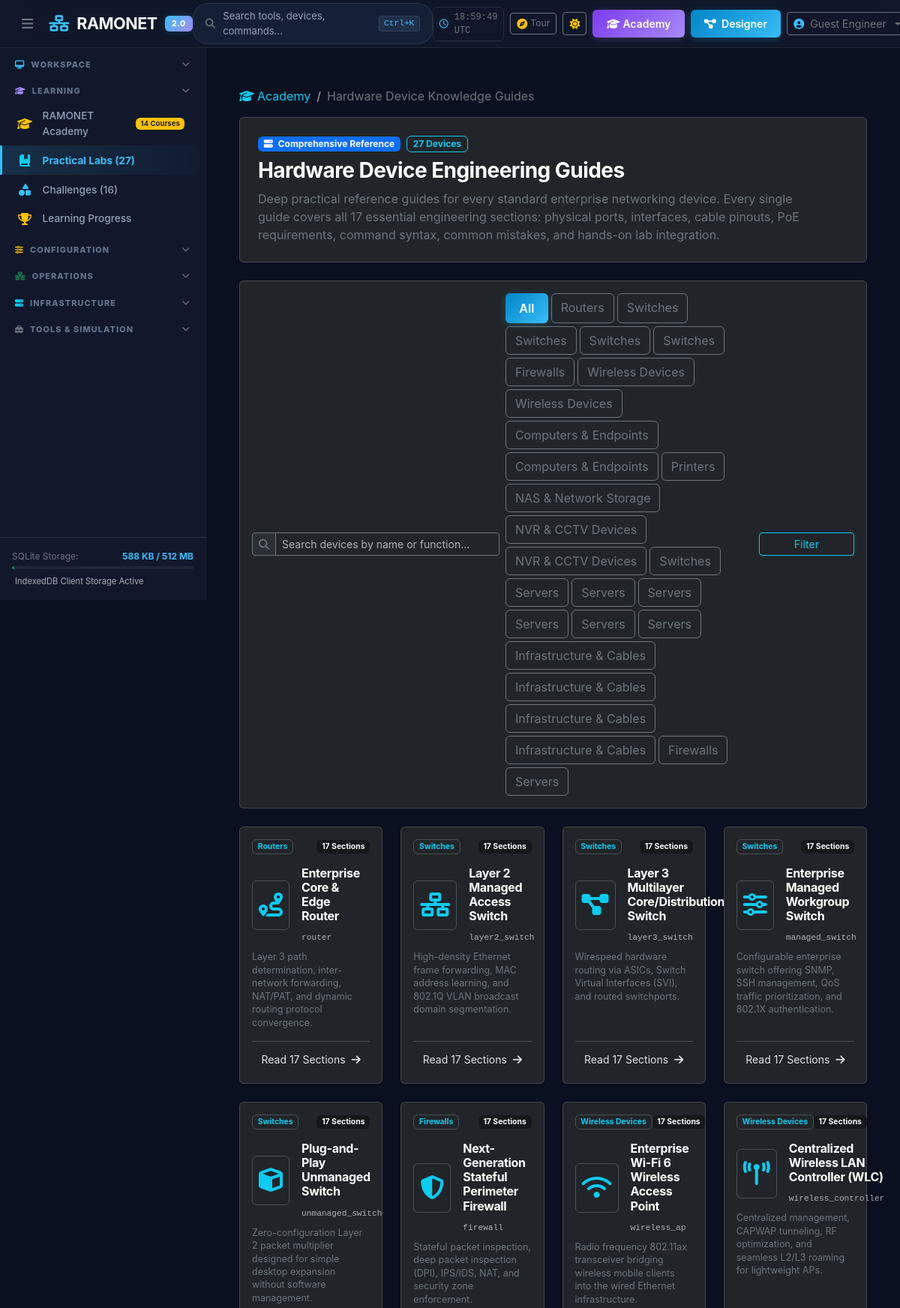
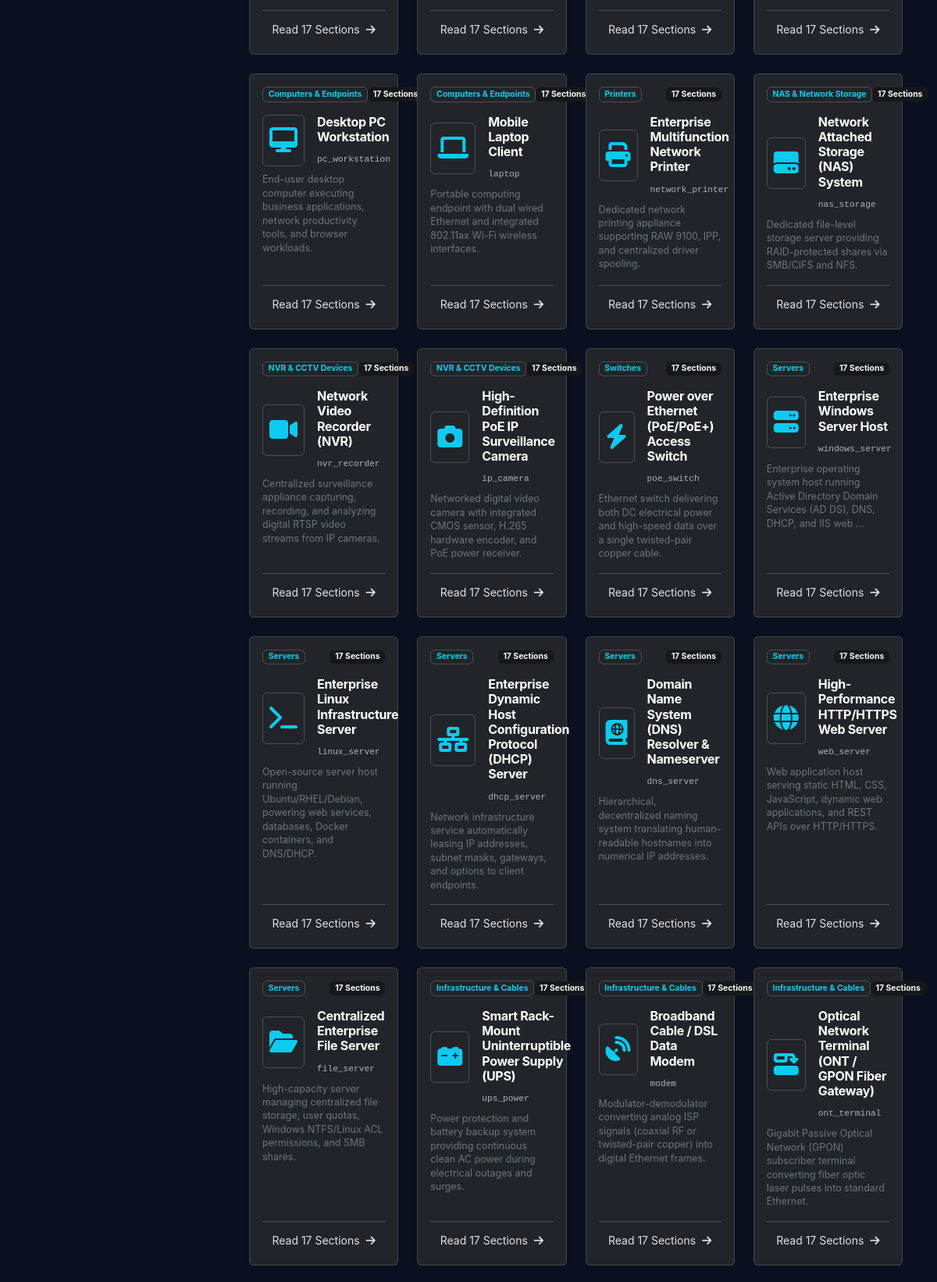
The page /academy/devices/ (upper part) on the database its author committed (2 pictures, top to bottom).
### academy/models.py (models this page shows, shortened)
class DeviceGuide(models.Model):
    device_type = models.CharField(max_length=64, unique=True, help_text="e.g. router, layer2_switch, firewall")
    name = models.CharField(max_length=128)
    slug = models.SlugField(max_length=128, unique=True)
    category = models.CharField(max_length=64)
    icon = models.CharField(max_length=64, default='fa-server')
    summary = models.TextField()
    section_1_intro = models.TextField(help_text="1. Device introduction")
    section_2_purpose = models.TextField(help_text="2. Purpose and function")
    section_3_applications = models.TextField(help_text="3. Real-world applications")
    section_4_appearance_ports = models.TextField(help_text="4. Physical appearance and ports")
    section_5_interfaces = models.TextField(help_text="5. Available interfaces")
    section_6_connection_methods = models.TextField(help_text="6. Connection methods")
    section_7_cables = models.TextField(help_text="7. Cable requirements")
    section_8_power_requirements = models.TextField(help_text="8. Power and PoE requirements")
    section_9_ip_configuration = models.TextField(help_text="9. IP configuration")
    section_10_device_settings = models.TextField(help_text="10. Device-specific settings")
    section_11_commands = models.JSONField(default=list, help_text="11. Supported commands")
    section_12_command_explanations = models.JSONField(default=list, help_text="12. Command explanations")
    section_13_verification = models.TextField(help_text="13. Verification procedures")
    section_14_common_mistakes = models.JSONField(default=list, help_text="14. Common mistakes")
    section_15_troubleshooting = models.JSONField(default=list, help_text="15. Troubleshooting")
    section_16_security_practices = models.JSONField(default=list, help_text="16. Security best practices")
    section_17_practical_project = models.JSONField(default=dict, help_text="17. Practical project topology & steps")
    order = models.PositiveIntegerField(default=0)
    class Meta:
        ordering = ['order', 'name']

### academy/views.py (the view)
# urls.py: path('devices/', views.device_guides_catalogue_view, name='device_guides'),
def device_guides_catalogue_view(request):
    category = request.GET.get('category', '').strip()
    query = request.GET.get('q', '').strip().lower()
    devices = DeviceGuide.objects.all().order_by('order')
    if category:
        devices = devices.filter(category__iexact=category)
    if query:
        devices = devices.filter(name__icontains=query)
    categories = DeviceGuide.objects.values_list('category', flat=True).distinct()
    context = {
        'page_title': 'Hardware Device Knowledge Guides (27 Devices) — Ramonet Academy',
        'devices': devices,
        'categories': categories,
        'selected_category': category,
        'query': query,
    }
    return render(request, 'academy/device_guides.html', context)

### accounts/context_processors.py (called while the page is built)
def ramonet_context(request):
    db_size_kb = 0
    db_path = settings.DATABASES['default']['NAME']
    if os.path.exists(db_path):
        db_size_kb = round(os.path.getsize(db_path) / 1024, 1)
    return {
        'APP_NAME': 'Ramonet',
        'APP_VERSION': '2.0.0',
        'APP_SUBTITLE': 'Enterprise Network Simulator & Learning Platform',
        'DB_SIZE_KB': db_size_kb,
        'PYTHONANYWHERE_STORAGE_LIMIT_MB': 512,
        'USER_PREFERENCES': {
            'theme': 'dark-navy',
            'sidebar_collapsed': False,
        }
    }

### templates/academy/device_guides.html (shortened to what this page needs)
{% extends 'base.html' %}
{% load static %}
{% block content %}
<div class="container-fluid py-4">
    <nav aria-label="breadcrumb" class="mb-3">
        <ol class="breadcrumb">
            <li class="breadcrumb-item"><a href="{% url 'academy:dashboard' %}" class="text-info text-decoration-none"><i class="fa-solid fa-graduation-cap me-1"></i>Academy</a></li>
            <li class="breadcrumb-item active text-secondary" aria-current="page">Hardware Device Knowledge Guides</li>
        </ol>
    </nav>
    <div class="card bg-card border-accent mb-4 shadow-sm">
        <div class="card-body p-4">
            <div class="d-flex align-items-center gap-2 mb-2">
                <span class="badge bg-primary"><i class="fa-solid fa-server me-1"></i> Comprehensive Reference</span>
                <span class="badge bg-dark text-info border border-info">27 Devices</span>
            </div>
            <h2 class="h3 text-white fw-bold mb-2">Hardware Device Engineering Guides</h2>
            <p class="text-secondary mb-0" style="max-width: 750px;">
                Deep practical reference guides for every standard enterprise networking device. Every single guide covers all 17 essential engineering sections: physical ports, interfaces, cable pinouts, PoE requirements, command syntax, common mistakes, and hands-on lab integration.
            </p>
        </div>
    </div>
    <div class="card bg-card border-accent mb-4">
        <div class="card-body p-3">
            <form method="GET" action="{% url 'academy:device_guides' %}" class="row g-2 align-items-center">
                <div class="col-md-5">
                    <div class="input-group input-group-sm">
                        <span class="input-group-text bg-card-secondary border-secondary text-secondary"><i class="fa-solid fa-magnifying-glass"></i></span>
                        <input type="text" name="q" value="{{ query }}" class="form-control bg-dark text-light border-secondary" placeholder="Search devices by name or function...">
                    </div>
                </div>
                <div class="col-md-5 d-flex flex-wrap gap-1">
                    <a href="{% url 'academy:device_guides' %}" class="btn btn-xs {% if not selected_category %}btn-primary-blue{% else %}btn-outline-secondary text-secondary{% endif %}">
                        All
                    </a>
                    {% for cat in categories %}
                    <a href="{% url 'academy:device_guides' %}?category={{ cat }}" class="btn btn-xs {% if selected_category == cat %}btn-info{% else %}btn-outline-secondary text-secondary{% endif %}">
                        {{ cat }}
                    </a>
                    {% endfor %}
                </div>
                <div class="col-md-2 text-end">
                    <button type="submit" class="btn btn-sm btn-outline-info w-100">Filter</button>
                </div>
            </form>
        </div>
    </div>
    <div class="row g-4 mb-5">
        {% for dev in devices %}
        <div class="col-md-6 col-lg-4 col-xl-3">
            <div class="card bg-card border-accent h-100 transition-hover shadow-sm">
                <div class="card-body p-3 d-flex flex-column">
                    <div class="d-flex align-items-center justify-content-between mb-2">
                        <span class="badge bg-card-secondary text-info border border-accent" style="font-size: 0.65rem;">
                            {{ dev.category }}
                        </span>
                        <span class="badge bg-secondary-subtle text-light" style="font-size: 0.65rem;">
                            17 Sections
                        </span>
                    </div>
                    <div class="d-flex align-items-center gap-3 my-2">
                        <div class="fs-2 text-info p-2 bg-card-secondary rounded border border-accent">
                            <i class="fa-solid {{ dev.icon }}"></i>
                        </div>
                        <div>
                            <h3 class="h6 text-white fw-bold mb-1">
                                <a href="{% url 'academy:device_guide_detail' dev.slug %}" class="text-white text-decoration-none hover-primary">
                                    {{ dev.name }}
                                </a>
                            </h3>
                            <span class="text-muted font-monospace" style="font-size: 0.7rem;">{{ dev.device_type }}</span>
                        </div>
                    </div>
                    <p class="small text-secondary mb-3 flex-grow-1" style="line-height: 1.4; font-size: 0.78rem;">
                        {{ dev.summary|truncatewords:16 }}
                    </p>
                    <div class="pt-2 border-top border-accent text-end">
                        <a href="{% url 'academy:device_guide_detail' dev.slug %}" class="btn btn-sm btn-outline-primary-blue w-100">
                            Read 17 Sections <i class="fa-solid fa-arrow-right ms-1"></i>
                        </a>
                    </div>
                </div>
            </div>
        </div>
        {% empty %}
        <div class="col-12 text-center py-5">
            <h5 class="text-light">No devices match your search query.</h5>
            <a href="{% url 'academy:device_guides' %}" class="btn btn-sm btn-outline-info mt-2">Reset Search</a>
        </div>
        {% endfor %}
    </div>
</div>
{% endblock %}

### static/css/ramonet-theme.css (style rules this page uses)
:root, [data-bs-theme="dark"] { --bg-main: #0B1020; --bg-sidebar: #11182B; --bg-secondary: #151F35; --bg-card: #1A2740; --bg-surface-elevated: #202F4B; --primary-accent: #38BDF8; --primary-accent-rgb: 56, 189, 248; --primary-accent-hover: #0284C7; --primary-glow: rgba(56, 189, 248, 0.22); --secondary-accent: #A78BFA; --secondary-accent-rgb: 167, 139, 250; --secondary-glow: rgba(167, 139, 250, 0.22); --success: #34D399; --success-rgb: 52, 211, 153; --success-glow: rgba(52, 211, 153, 0.22); --warning: #FBBF24; --warning-rgb: 251, 191, 36; --warning-glow: rgba(251, 191, 36, 0.22); --error: #FB7185; --danger: #FB7185; --error-rgb: 251, 113, 133; --error-glow: rgba(251, 113, 133, 0.22); --text-main: #F1F5F9; --text-primary: #F1F5F9; --text-secondary: #94A3B8; --text-muted: #64748B; --border-color: rgba(255, 255, 255, 0.08); --border-subtle: rgba(56, 189, 248, 0.12); --border-accent: rgba(56, 189, 248, 0.28); --card-shadow: 0 4px 20px -2px rgba(0, 0, 0, 0.45); --card-shadow-hover: 0 10px 28px -4px rgba(0, 0, 0, 0.6), 0 0 16px var(--primary-glow); --sidebar-width: 275px; --sidebar-collapsed-width: 74px; --header-height: 64px; --font-sans: 'Inter', -apple-system, BlinkMacSystemFont, "Segoe UI", Roboto, "Helvetica Neue", Arial, sans-serif; --font-mono: 'JetBrains Mono', 'Fira Code', Menlo, Monaco, Consolas, "Courier New", monospace; --radius-sm: 6px; --radius-md: 10px; --radius-lg: 14px; }
*, *::before, *::after { box-sizing: border-box; }
body { background-color: var(--bg-main); color: var(--text-main); font-family: var(--font-sans); margin: 0; padding: 0; overflow-x: hidden; line-height: 1.5; -webkit-font-smoothing: antialiased; }
h1, h2, h3, h4, h5, h6 { color: var(--text-main); font-weight: 700; letter-spacing: -0.02em; }
.btn-primary-blue { background: linear-gradient(135deg, #0284C7, #38BDF8); color: #FFFFFF !important; border: none; font-weight: 600; padding: 0.5rem 1.15rem; border-radius: var(--radius-sm); box-shadow: 0 2px 10px rgba(56, 189, 248, 0.25); transition: all 0.2s cubic-bezier(0.16, 1, 0.3, 1); display: inline-flex; align-items: center; gap: 0.45rem; }
.form-control, .form-select { background-color: var(--bg-secondary); border: 1px solid var(--border-color); color: var(--text-main); border-radius: var(--radius-sm); padding: 0.55rem 0.85rem; font-size: 0.88rem; transition: border-color 0.15s ease, box-shadow 0.15s ease; }

### rows shown on the page
DeviceGuide: category "Routers", name "Enterprise Core & Edge Router", device_type "router", summary "Layer 3 path determination, inter-network forwarding, NAT/PAT, and dynamic routing protocol convergence."
DeviceGuide: category "Switches", name "Layer 2 Managed Access Switch", device_type "layer2_switch", summary "High-density Ethernet frame forwarding, MAC address learning, and 802.1Q VLAN broadcast domain segmentation."
DeviceGuide: category "Switches", name "Layer 3 Multilayer Core/Distribution Switch", device_type "layer3_switch", summary "Wirespeed hardware routing via ASICs, Switch Virtual Interfaces (SVI), and routed switchports."
DeviceGuide: category "Switches", name "Enterprise Managed Workgroup Switch", device_type "managed_switch", summary "Configurable enterprise switch offering SNMP, SSH management, QoS traffic prioritization, and 802.1X authentication."
DeviceGuide: category "Switches", name "Plug-and-Play Unmanaged Switch", device_type "unmanaged_switch", summary "Zero-configuration Layer 2 packet multiplier designed for simple desktop expansion without software management."
DeviceGuide: category "Firewalls", name "Next-Generation Stateful Perimeter Firewall", device_type "firewall", summary "Stateful packet inspection, deep packet inspection (DPI), IPS/IDS, NAT, and security zone enforcement."
DeviceGuide: category "Wireless Devices", name "Enterprise Wi-Fi 6 Wireless Access Point", device_type "wireless_ap", summary "Radio frequency 802.11ax transceiver bridging wireless mobile clients into the wired Ethernet infrastructure."
DeviceGuide: category "Wireless Devices", name "Centralized Wireless LAN Controller (WLC)", device_type "wireless_controller", summary "Centralized management, CAPWAP tunneling, RF optimization, and seamless L2/L3 roaming for lightweight APs."
DeviceGuide: category "Computers & Endpoints", name "Desktop PC Workstation", device_type "pc_workstation", summary "End-user desktop computer executing business applications, network productivity tools, and browser workloads."
DeviceGuide: category "Computers & Endpoints", name "Mobile Laptop Client", device_type "laptop", summary "Portable computing endpoint with dual wired Ethernet and integrated 802.11ax Wi-Fi wireless interfaces."
DeviceGuide: category "Printers", name "Enterprise Multifunction Network Printer", device_type "network_printer", summary "Dedicated network printing appliance supporting RAW 9100, IPP, and centralized driver spooling."
DeviceGuide: category "NAS & Network Storage", name "Network Attached Storage (NAS) System", device_type "nas_storage", summary "Dedicated file-level storage server providing RAID-protected shares via SMB/CIFS and NFS."
DeviceGuide: category "NVR & CCTV Devices", name "Network Video Recorder (NVR)", device_type "nvr_recorder", summary "Centralized surveillance appliance capturing, recording, and analyzing digital RTSP video streams from IP cameras."
DeviceGuide: category "NVR & CCTV Devices", name "High-Definition PoE IP Surveillance Camera", device_type "ip_camera", summary "Networked digital video camera with integrated CMOS sensor, H.265 hardware encoder, and PoE power receiver."
DeviceGuide: category "Switches", name "Power over Ethernet (PoE/PoE+) Access Switch", device_type "poe_switch", summary "Ethernet switch delivering both DC electrical power and high-speed data over a single twisted-pair copper cable."
DeviceGuide: category "Servers", name "Enterprise Windows Server Host", device_type "windows_server", summary "Enterprise operating system host running Active Directory Domain Services (AD DS), DNS, DHCP, and IIS web …"
DeviceGuide: category "Servers", name "Enterprise Linux Infrastructure Server", device_type "linux_server", summary "Open-source server host running Ubuntu/RHEL/Debian, powering web services, databases, Docker containers, and DNS/DHCP."
DeviceGuide: category "Servers", name "Enterprise Dynamic Host Configuration Protocol (DHCP) Server", device_type "dhcp_server", summary "Network infrastructure service automatically leasing IP addresses, subnet masks, gateways, and options to client endpoints."
DeviceGuide: category "Servers", name "Domain Name System (DNS) Resolver & Nameserver", device_type "dns_server", summary "Hierarchical, decentralized naming system translating human-readable hostnames into numerical IP addresses."
DeviceGuide: category "Servers", name "High-Performance HTTP/HTTPS Web Server", device_type "web_server", summary "Web application host serving static HTML, CSS, JavaScript, dynamic web applications, and REST APIs over HTTP/HTTPS."
DeviceGuide: category "Servers", name "Centralized Enterprise File Server", device_type "file_server", summary "High-capacity server managing centralized file storage, user quotas, Windows NTFS/Linux ACL permissions, and SMB shares."
DeviceGuide: category "Infrastructure & Cables", name "Smart Rack-Mount Uninterruptible Power Supply (UPS)", device_type "ups_power", summary "Power protection and battery backup system providing continuous clean AC power during electrical outages and surges."
DeviceGuide: category "Infrastructure & Cables", name "Broadband Cable / DSL Data Modem", device_type "modem", summary "Modulator-demodulator converting analog ISP signals (coaxial RF or twisted-pair copper) into digital Ethernet frames."
DeviceGuide: category "Infrastructure & Cables", name "Optical Network Terminal (ONT / GPON Fiber Gateway)", device_type "ont_terminal", summary "Gigabit Passive Optical Network (GPON) subscriber terminal converting fiber optic laser pulses into standard Ethernet."

### other values the page prints
{{ request.user.username|default:"Guest Engineer" }} "Guest Engineer"
{{ cat }} "Routers" "Switches" "Switches" "Switches" "Switches" "Firewalls" "Wireless Devices" "Wireless Devices" "Computers & Endpoints" "Computers & Endpoints" "Printers" "NAS & Network Storage" "NVR & CCTV Devices" "NVR & CCTV Devices" "Switches" "Servers" "Servers" "Servers" "Servers" "Servers" "Servers" "Infrastructure & Cables" "Infrastructure & Cables" "Infrastructure & Cables" "Infrastructure & Cables" "Firewalls" "Servers"
